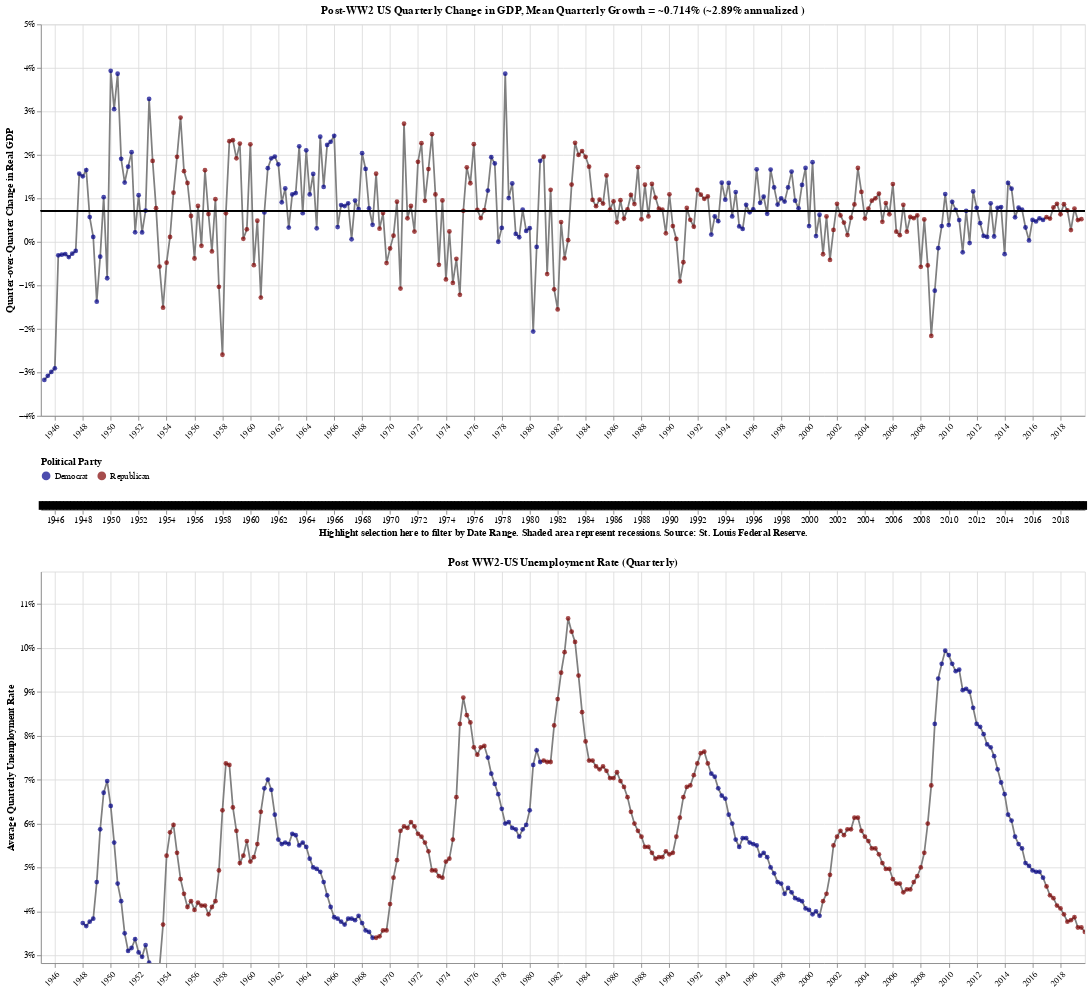

Notebook source saved alongside this figure:
### Code cell
# Set chart size/specs
chart_height=450
chart_width=1200

# Set range for y-axis on both charts
yrange_gdp= (min(gdp_chart.QoQ_real_GDP.dropna())*1.1, max(gdp_chart.QoQ_real_GDP.dropna()*1.1))

yrange_unemp= (min(gdp_chart.unemployment_rate.dropna())*1.1, max(gdp_chart.unemployment_rate.dropna()*1.1))

#parameter for opacity. Used to shade recessions.
recession_op=0.2

# Selector to change time interval for the charts
brush = alt.selection(type='interval', encodings=['x'],empty='none')
selection1 = alt.selection_single()


source=gdp_chart.reset_index()
source['mean_q']=np.mean(source.QoQ_real_GDP)


#Base for the top chart
upper1= (alt.Chart(source).encode(
    x=alt.X('DATE:T',scale=alt.Scale(domain=brush),axis=alt.Axis(labelAngle=-45,title=None)),
    y=alt.Y('QoQ_real_GDP:Q',impute=alt.ImputeParams(value=None),
            axis=alt.Axis(format='%'),
          scale=alt.Scale(domain=yrange_gdp),title='Quarter-over-Quarter Change in Real GDP'),)
    .properties(width=chart_width,height=chart_height,title= 'Post-WW2 US Quarterly Change in GDP, Mean Quarterly Growth = ~0.714% (~2.89% annualized )')
        )

#Top line chart and circle pointers for the tooltips
upper1_line=upper1.mark_line(color='grey')
upper1_circle=upper1.mark_circle().encode(
    tooltip=[alt.Tooltip('DATE',format='%b %Y',title='Date'), 'President', alt.Tooltip('QoQ_real_GDP',format='.2%',title="Quarter-over-Quarter Change in Real GDP"),alt.Tooltip('real_gdp',format='$,.2f',title='Real GDP (USD Billions)')],
    color=alt.Color('Party',scale=alt.Scale(domain=['Democrat','Republican'], range=['darkblue','maroon']),legend=alt.Legend(title="Political Party",orient='bottom'))
).add_selection(selection1)

upper1_mean = alt.Chart(source).mark_rule(color='black').encode(y=alt.Y('mean_q'))



#Set up chart to shade recessions
upper1_recession= upper1.mark_area(yOffset=-5,y2Offset=1000).encode(
    y=alt.Y('QoQ_real_GDP:Q',impute=alt.ImputeParams(value=None),
    scale=alt.Scale(domain = yrange_gdp)),
    color=alt.Color('Recession:O',scale=alt.Scale(domain=['0','1'], range=['transparent','black']),legend=None),opacity=alt.value(recession_op)
    )


#Base for the bottom chart
lower1= (alt.Chart(source).encode(
    x=alt.X('DATE:T',scale=alt.Scale(domain=brush),axis=alt.Axis(labelAngle=-45,title=None)),
    y=alt.Y('unemployment_rate:Q',impute=alt.ImputeParams(value=None),
            axis=alt.Axis(format='%'),
          scale=alt.Scale(domain = yrange_unemp),title="Average Quarterly Unemployment Rate")
    )
    .properties(width=chart_width,height=chart_height, title= 'Post WW2-US Unemployment Rate (Quarterly)')
        )

#Bottom line chart and circle pointers for the tooltips
lower1_line=lower1.mark_line(color='grey')
lower1_circle=lower1.mark_circle().encode(
    tooltip=[alt.Tooltip('DATE',format='%b %Y',title='Date'), 'President', alt.Tooltip('unemployment_rate',format='.2%',title="Unemployment Rate"),alt.Tooltip('real_gdp',format='$,.2f',title='Real GDP (USD Billions)')],
    color=alt.Color('Party',scale=alt.Scale(domain=['Democrat','Republican'], range=['darkblue','maroon']),legend=None)).add_selection(selection1)

#Set up recessions for lower chart
lower1_recession= lower1.mark_area().encode(
    y=alt.Y('unemployment_rate:Q',impute=alt.ImputeParams(value=None),
    scale=alt.Scale(domain = yrange_unemp)),
    color=alt.Color('Recession:N',scale=alt.Scale(domain=['0','1'], range=['transparent','black']),legend=None),opacity=alt.value(recession_op))

#Set up chart used to select time intervals
date_range = (alt.Chart(source)
         .mark_rule(size=5,color='black')
         .encode(
    alt.X('DATE:T',scale=alt.Scale(),title='Highlight selection here to filter by Date Range. Shaded area represent recessions. Source: St. Louis Federal Reserve.'))
         .properties(width=chart_width,height=10)
         .add_selection(brush)   
)

econ1_chart = alt.layer(upper1_line, upper1_circle, upper1_mean, upper1_recession).resolve_scale(color='independent') & date_range & alt.layer(lower1_line, lower1_circle, lower1_recession).resolve_scale(color='independent')

# Save the chart as HTML file
econ1_chart.save(f'{htmlpath}econ1_chart.html')

#Display the chart
econ1_chart

### Figure 1 — Vega-Lite specification as saved in the notebook (floating-point values rounded to 4 significant figures; data arrays with more than 128 entries replaced by an {"elided": "..."} marker saying what was removed)
{"config": {"view": {"continuousWidth": 400, "continuousHeight": 300}}, "vconcat": [{"layer": [{"mark": {"type": "line", "color": "grey"}, "encoding": {"x": {"type": "temporal", "axis": {"labelAngle": -45, "title": null}, "field": "DATE", "scale": {"domain": {"selection": "selector231"}}}, "y": {"type": "quantitative", "axis": {"format": "%"}, "field": "QoQ_real_GDP", "impute": {"value": null}, "scale": {"domain": [-0.03492, 0.04324]}, "title": "Quarter-over-Quarter Change in Real GDP"}}, "height": 450, "title": "Post-WW2 US Quarterly Change in GDP, Mean Quarterly Growth = ~0.714% (~2.89% annualized )", "width": 1200}, {"mark": "circle", "encoding": {"color": {"type": "nominal", "field": "Party", "legend": {"orient": "bottom", "title": "Political Party"}, "scale": {"domain": ["Democrat", "Republican"], "range": ["darkblue", "maroon"]}}, "tooltip": [{"type": "temporal", "field": "DATE", "format": "%b %Y", "title": "Date"}, {"type": "nominal", "field": "President"}, {"type": "quantitative", "field": "QoQ_real_GDP", "format": ".2%", "title": "Quarter-over-Quarter Change in Real GDP"}, {"type": "quantitative", "field": "real_gdp", "format": "$,.2f", "title": "Real GDP (USD Billions)"}], "x": {"type": "temporal", "axis": {"labelAngle": -45, "title": null}, "field": "DATE", "scale": {"domain": {"selection": "selector231"}}}, "y": {"type": "quantitative", "axis": {"format": "%"}, "field": "QoQ_real_GDP", "impute": {"value": null}, "scale": {"domain": [-0.03492, 0.04324]}, "title": "Quarter-over-Quarter Change in Real GDP"}}, "height": 450, "selection": {"selector232": {"type": "single"}}, "title": "Post-WW2 US Quarterly Change in GDP, Mean Quarterly Growth = ~0.714% (~2.89% annualized )", "width": 1200}, {"mark": {"type": "rule", "color": "black"}, "encoding": {"y": {"type": "quantitative", "field": "mean_q"}}}, {"mark": {"type": "area", "y2Offset": 1000, "yOffset": -5}, "encoding": {"color": {"type": "ordinal", "field": "Recession", "legend": null, "scale": {"domain": ["0", "1"], "range": ["transparent", "black"]}}, "opacity": {"value": 0.2}, "x": {"type": "temporal", "axis": {"labelAngle": -45, "title": null}, "field": "DATE", "scale": {"domain": {"selection": "selector231"}}}, "y": {"type": "quantitative", "field": "QoQ_real_GDP", "impute": {"value": null}, "scale": {"domain": [-0.03492, 0.04324]}}}, "height": 450, "title": "Post-WW2 US Quarterly Change in GDP, Mean Quarterly Growth = ~0.714% (~2.89% annualized )", "width": 1200}], "resolve": {"scale": {"color": "independent"}}}, {"mark": {"type": "rule", "color": "black", "size": 5}, "encoding": {"x": {"type": "temporal", "field": "DATE", "scale": {}, "title": "Highlight selection here to filter by Date Range. Shaded area represent recessions. Source: St. Louis Federal Reserve."}}, "height": 10, "selection": {"selector231": {"type": "interval", "encodings": ["x"], "empty": "none"}}, "width": 1200}, {"layer": [{"mark": {"type": "line", "color": "grey"}, "encoding": {"x": {"type": "temporal", "axis": {"labelAngle": -45, "title": null}, "field": "DATE", "scale": {"domain": {"selection": "selector231"}}}, "y": {"type": "quantitative", "axis": {"format": "%"}, "field": "unemployment_rate", "impute": {"value": null}, "scale": {"domain": [0.02823, 0.1173]}, "title": "Average Quarterly Unemployment Rate"}}, "height": 450, "title": "Post WW2-US Unemployment Rate (Quarterly)", "width": 1200}, {"mark": "circle", "encoding": {"color": {"type": "nominal", "field": "Party", "legend": null, "scale": {"domain": ["Democrat", "Republican"], "range": ["darkblue", "maroon"]}}, "tooltip": [{"type": "temporal", "field": "DATE", "format": "%b %Y", "title": "Date"}, {"type": "nominal", "field": "President"}, {"type": "quantitative", "field": "unemployment_rate", "format": ".2%", "title": "Unemployment Rate"}, {"type": "quantitative", "field": "real_gdp", "format": "$,.2f", "title": "Real GDP (USD Billions)"}], "x": {"type": "temporal", "axis": {"labelAngle": -45, "title": null}, "field": "DATE", "scale": {"domain": {"selection": "selector231"}}}, "y": {"type": "quantitative", "axis": {"format": "%"}, "field": "unemployment_rate", "impute": {"value": null}, "scale": {"domain": [0.02823, 0.1173]}, "title": "Average Quarterly Unemployment Rate"}}, "height": 450, "selection": {"selector232": {"type": "single"}}, "title": "Post WW2-US Unemployment Rate (Quarterly)", "width": 1200}, {"mark": "area", "encoding": {"color": {"type": "nominal", "field": "Recession", "legend": null, "scale": {"domain": ["0", "1"], "range": ["transparent", "black"]}}, "opacity": {"value": 0.2}, "x": {"type": "temporal", "axis": {"labelAngle": -45, "title": null}, "field": "DATE", "scale": {"domain": {"selection": "selector231"}}}, "y": {"type": "quantitative", "field": "unemployment_rate", "impute": {"value": null}, "scale": {"domain": [0.02823, 0.1173]}}}, "height": 450, "title": "Post WW2-US Unemployment Rate (Quarterly)", "width": 1200}], "resolve": {"scale": {"color": "independent"}}}], "data": {"name": "data-8c06ef8a89f95e6818bb8ac07a62e532"}, "$schema": "https://vega.github.io/schema/vega-lite/v4.0.0.json", "datasets": {"data-8c06ef8a89f95e6818bb8ac07a62e532": {"elided": "300 records"}}}
